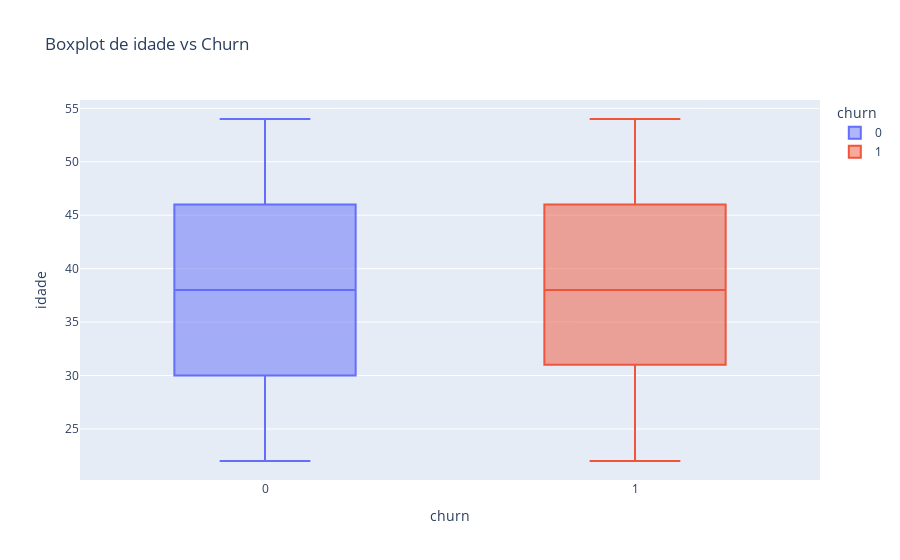
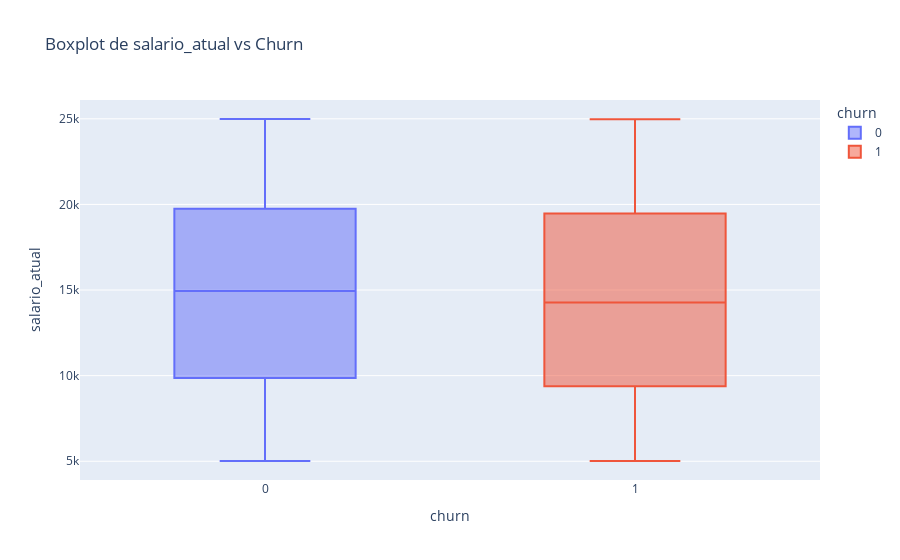
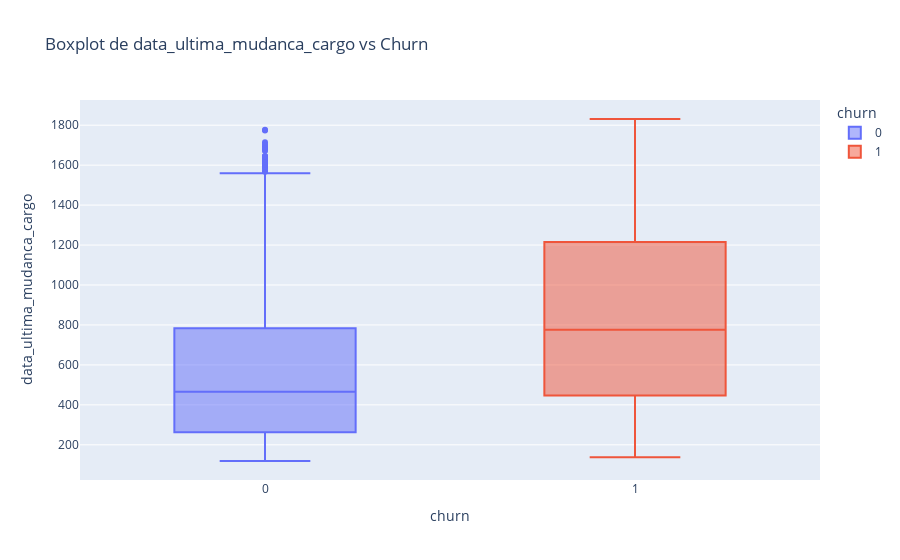
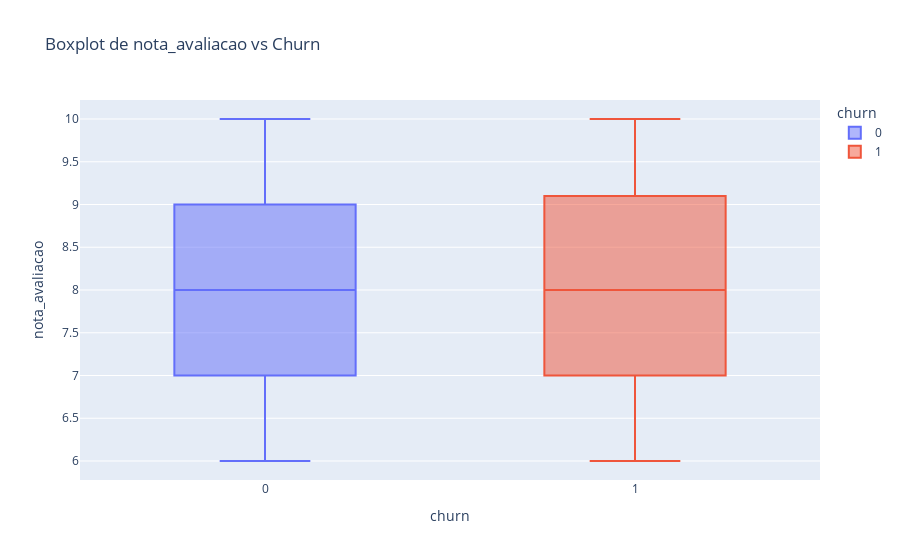

Write notebook code for charts like these, in order.
### Code cell
# Distribuição das variaveis numéricas em relação ao Churn

numeric_columns = df_employee.select_dtypes([float, int]).columns

for col in df_employee.select_dtypes([float, int]).columns:
    if col != 'churn':
        fig = px.box(df_employee, x='churn', y=col, title=f'Boxplot de {col} vs Churn', color='churn')
        fig.show()

### Figure 1 — Plotly figure (JSON) as saved in the notebook; plotly's stock layout.template omitted (floating-point values rounded to 4 significant figures; data arrays with more than 128 entries replaced by an {"elided": "..."} marker saying what was removed)
{"data": [{"alignmentgroup": "True", "hovertemplate": "churn=%{x}<br>idade=%{y}<extra></extra>", "legendgroup": "0", "marker": {"color": "#636efa"}, "name": "0", "notched": false, "offsetgroup": "0", "orientation": "v", "showlegend": true, "type": "box", "x": {"elided": "1714 int values"}, "x0": " ", "xaxis": "x", "y": {"elided": "1714 int values"}, "y0": " ", "yaxis": "y"}, {"alignmentgroup": "True", "hovertemplate": "churn=%{x}<br>idade=%{y}<extra></extra>", "legendgroup": "1", "marker": {"color": "#EF553B"}, "name": "1", "notched": false, "offsetgroup": "1", "orientation": "v", "showlegend": true, "type": "box", "x": {"elided": "286 int values"}, "x0": " ", "xaxis": "x", "y": {"elided": "286 int values"}, "y0": " ", "yaxis": "y"}], "layout": {"boxmode": "overlay", "legend": {"title": {"text": "churn"}, "tracegroupgap": 0}, "title": {"text": "Boxplot de idade vs Churn"}, "xaxis": {"anchor": "y", "categoryarray": [0, 1], "categoryorder": "array", "domain": [0, 1], "title": {"text": "churn"}}, "yaxis": {"anchor": "x", "domain": [0, 1], "title": {"text": "idade"}}}}

### Figure 2 — Plotly figure (JSON) as saved in the notebook; plotly's stock layout.template omitted (floating-point values rounded to 4 significant figures; data arrays with more than 128 entries replaced by an {"elided": "..."} marker saying what was removed)
{"data": [{"alignmentgroup": "True", "hovertemplate": "churn=%{x}<br>salario_atual=%{y}<extra></extra>", "legendgroup": "0", "marker": {"color": "#636efa"}, "name": "0", "notched": false, "offsetgroup": "0", "orientation": "v", "showlegend": true, "type": "box", "x": {"elided": "1714 int values"}, "x0": " ", "xaxis": "x", "y": {"elided": "1714 int values"}, "y0": " ", "yaxis": "y"}, {"alignmentgroup": "True", "hovertemplate": "churn=%{x}<br>salario_atual=%{y}<extra></extra>", "legendgroup": "1", "marker": {"color": "#EF553B"}, "name": "1", "notched": false, "offsetgroup": "1", "orientation": "v", "showlegend": true, "type": "box", "x": {"elided": "286 int values"}, "x0": " ", "xaxis": "x", "y": {"elided": "286 int values"}, "y0": " ", "yaxis": "y"}], "layout": {"boxmode": "overlay", "legend": {"title": {"text": "churn"}, "tracegroupgap": 0}, "title": {"text": "Boxplot de salario_atual vs Churn"}, "xaxis": {"anchor": "y", "categoryarray": [0, 1], "categoryorder": "array", "domain": [0, 1], "title": {"text": "churn"}}, "yaxis": {"anchor": "x", "domain": [0, 1], "title": {"text": "salario_atual"}}}}

### Figure 3 — Plotly figure (JSON) as saved in the notebook; plotly's stock layout.template omitted (floating-point values rounded to 4 significant figures; data arrays with more than 128 entries replaced by an {"elided": "..."} marker saying what was removed)
{"data": [{"alignmentgroup": "True", "hovertemplate": "churn=%{x}<br>data_ultima_mudanca_cargo=%{y}<extra></extra>", "legendgroup": "0", "marker": {"color": "#636efa"}, "name": "0", "notched": false, "offsetgroup": "0", "orientation": "v", "showlegend": true, "type": "box", "x": {"elided": "1714 int values"}, "x0": " ", "xaxis": "x", "y": {"elided": "1714 int values"}, "y0": " ", "yaxis": "y"}, {"alignmentgroup": "True", "hovertemplate": "churn=%{x}<br>data_ultima_mudanca_cargo=%{y}<extra></extra>", "legendgroup": "1", "marker": {"color": "#EF553B"}, "name": "1", "notched": false, "offsetgroup": "1", "orientation": "v", "showlegend": true, "type": "box", "x": {"elided": "286 int values"}, "x0": " ", "xaxis": "x", "y": {"elided": "286 int values"}, "y0": " ", "yaxis": "y"}], "layout": {"boxmode": "overlay", "legend": {"title": {"text": "churn"}, "tracegroupgap": 0}, "title": {"text": "Boxplot de data_ultima_mudanca_cargo vs Churn"}, "xaxis": {"anchor": "y", "categoryarray": [0, 1], "categoryorder": "array", "domain": [0, 1], "title": {"text": "churn"}}, "yaxis": {"anchor": "x", "domain": [0, 1], "title": {"text": "data_ultima_mudanca_cargo"}}}}

### Figure 4 — Plotly figure (JSON) as saved in the notebook; plotly's stock layout.template omitted (floating-point values rounded to 4 significant figures; data arrays with more than 128 entries replaced by an {"elided": "..."} marker saying what was removed)
{"data": [{"alignmentgroup": "True", "hovertemplate": "churn=%{x}<br>nota_avaliacao=%{y}<extra></extra>", "legendgroup": "0", "marker": {"color": "#636efa"}, "name": "0", "notched": false, "offsetgroup": "0", "orientation": "v", "showlegend": true, "type": "box", "x": {"elided": "1714 int values"}, "x0": " ", "xaxis": "x", "y": {"elided": "1714 float values"}, "y0": " ", "yaxis": "y"}, {"alignmentgroup": "True", "hovertemplate": "churn=%{x}<br>nota_avaliacao=%{y}<extra></extra>", "legendgroup": "1", "marker": {"color": "#EF553B"}, "name": "1", "notched": false, "offsetgroup": "1", "orientation": "v", "showlegend": true, "type": "box", "x": {"elided": "286 int values"}, "x0": " ", "xaxis": "x", "y": {"elided": "286 float values"}, "y0": " ", "yaxis": "y"}], "layout": {"boxmode": "overlay", "legend": {"title": {"text": "churn"}, "tracegroupgap": 0}, "title": {"text": "Boxplot de nota_avaliacao vs Churn"}, "xaxis": {"anchor": "y", "categoryarray": [0, 1], "categoryorder": "array", "domain": [0, 1], "title": {"text": "churn"}}, "yaxis": {"anchor": "x", "domain": [0, 1], "title": {"text": "nota_avaliacao"}}}}
